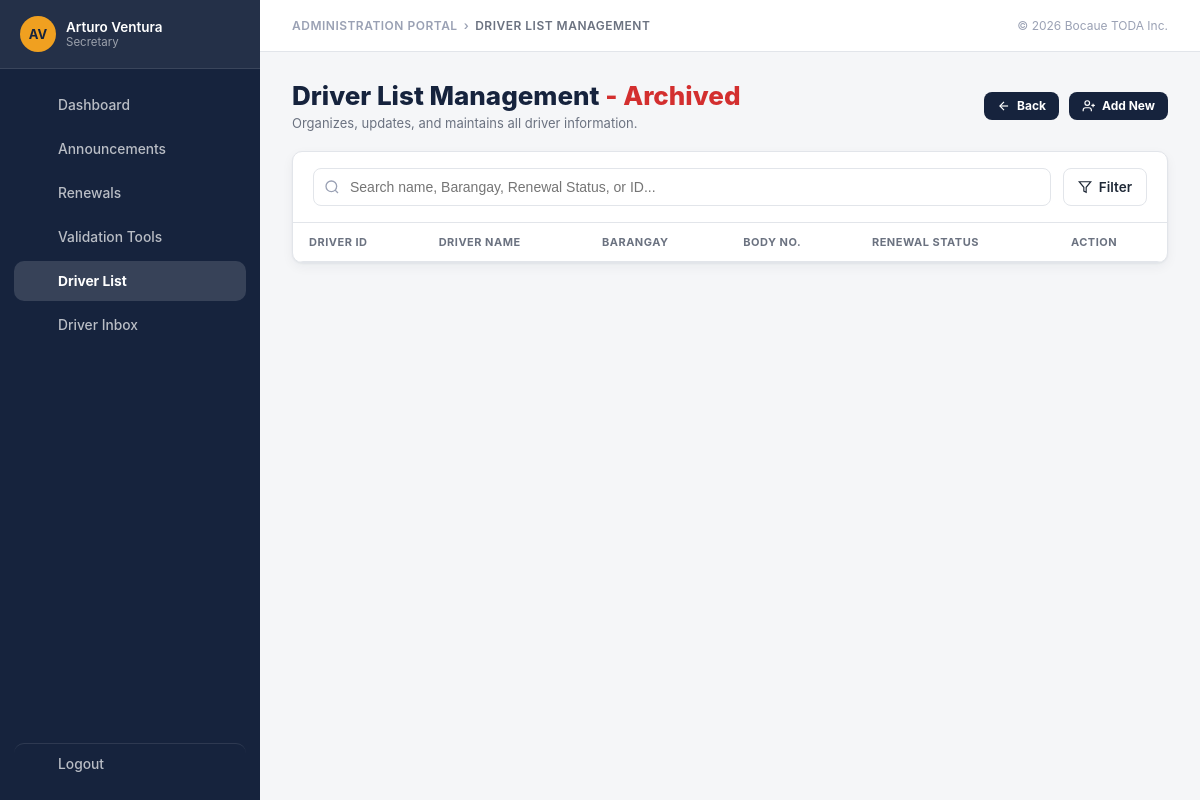
The page /Admin_BOFETODA/driver_list.php?view=archived (signed in) on the database its author committed.
### tables this page shows
CREATE TABLE IF NOT EXISTS officers (
    id              INT UNSIGNED AUTO_INCREMENT PRIMARY KEY,
    officer_id      VARCHAR(20)  NOT NULL UNIQUE,
    name            VARCHAR(100) NOT NULL,
    initials        VARCHAR(5)   NOT NULL,
    password        VARCHAR(255) NOT NULL,
    role            ENUM('president','secretary') NOT NULL,
    is_active       TINYINT(1)   NOT NULL DEFAULT 1,
    created_at      TIMESTAMP    NOT NULL DEFAULT CURRENT_TIMESTAMP,
    updated_at      TIMESTAMP    NOT NULL DEFAULT CURRENT_TIMESTAMP
                                   ON UPDATE CURRENT_TIMESTAMP
);

### Admin_BOFETODA/driver_list.php (the view, shortened to what this page needs)
<?php
require_once __DIR__ . '/config.php';
$officer   = current_officer();
$role      = $officer['role'] ?? 'secretary';
$canManage = in_array($role, ['president', 'secretary'], true);
$isArchived = (($_GET['view'] ?? 'active') === 'archived');
?>
<!DOCTYPE html>
<html lang="en">
<head>
</head>
<body>
<?php render_sidebar('driverlist'); ?>
<div class="main-col">
  <?php render_topbar('Administration Portal', 'Driver list Management', 'Organizes, updates, and maintains all driver information.'); ?>
  <div class="page">
    <div class="header-row">
      <div>
        <h2 class="page-title">
          Driver List Management
          <?php if ($isArchived): ?><span class="is-archived-tag">- Archived</span><?php endif; ?>
        </h2>
        <p class="page-subtitle">Organizes, updates, and maintains all driver information.</p>
      </div>
      <?php if ($canManage): ?>
      <div class="header-btns">
        <?php if ($isArchived): ?>
          <a class="btn btn-primary btn-sm" href="<?= BASE_URL ?>/driver_list.php">
            <svg width="14" height="14" viewBox="0 0 24 24" fill="none" stroke="currentColor" stroke-width="2"><path d="M19 12H5"/><path d="M12 19l-7-7 7-7"/></svg>
            Back
          </a>
        <?php endif; ?>
        <button type="button" class="btn btn-primary btn-sm" data-open-modal="add-driver-modal">
          <svg width="14" height="14" viewBox="0 0 24 24" fill="none" stroke="currentColor" stroke-width="2"><path d="M16 21v-2a4 4 0 0 0-4-4H6a4 4 0 0 0-4 4v2"/><circle cx="9" cy="7" r="4"/><line x1="19" y1="8" x2="19" y2="14"/><line x1="22" y1="11" x2="16" y2="11"/></svg>
          Add New
        </button>
      </div>
      <?php endif; ?>
    </div>
    <div class="card" style="overflow:visible;">
      <div class="filter-bar">
        <input type="search" placeholder="Search name, Barangay, Renewal Status, or ID..." id="drvSearch">
        <button type="button" class="btn-filter" id="filterToggleBtn">
          <svg width="14" height="14" viewBox="0 0 24 24" fill="none" stroke="currentColor" stroke-width="2"><polygon points="22 3 2 3 10 12.46 10 19 14 21 14 12.46 22 3"/></svg>
          Filter
        </button>
      </div>
      <div class="table-wrap drv-table-wrap">
        <table class="drv-table" id="driversTable">
          <thead>
            <tr>
              <th>Driver ID</th>
              <th>Driver Name</th>
              <th>Barangay</th>
              <th>Body No.</th>
              <th>Renewal Status</th>
              <?php if ($canManage): ?><th>Action</th><?php endif; ?>
            </tr>
          </thead>
        </table>
      </div>
    </div>
  </div>
</div>
</body>
</html>

### Admin_BOFETODA/config.php (shortened to what this page needs)
<?php
function current_officer() {
    $id = $_SESSION['officer_id'];
    $pdo = get_pdo();
    $stmt = $pdo->prepare('SELECT officer_id, name, initials, role, password FROM officers WHERE officer_id = :id AND is_active = 1');
    $stmt->execute(['id' => $id]);
    $row = $stmt->fetch();
    return [
        'id'       => $row['officer_id'],
        'name'     => $row['name'],
        'role'     => $row['role'],
        'initials' => $row['initials'],
        'password' => $row['password'],
    ];
}
function e($value) { return htmlspecialchars((string) $value, ENT_QUOTES, 'UTF-8'); }
?>
<?php
function nav_icon($name) {
    $icons = [
        'dashboard'   => '<rect x="3" y="3" width="7" height="9" rx="1.5"/><rect x="14" y="3" width="7" height="5" rx="1.5"/><rect x="14" y="12" width="7" height="9" rx="1.5"/><rect x="3" y="16" width="7" height="5" rx="1.5"/>',
        'megaphone'   => '<path d="M3 11l18-5v12L3 13v-2z"/><path d="M11.6 16.8a3 3 0 1 1-5.8-1.6"/>',
        'mail'        => '<rect x="3" y="5" width="18" height="14" rx="2"/><path d="M3 7l9 6 9-6"/>',
        'validate'    => '<path d="M21 12a9 9 0 1 1-3.5-7.1"/><path d="M21 3v6h-6"/><path d="M9 12l2 2 4-4"/>',
        'user'        => '<circle cx="12" cy="8" r="4"/><path d="M4 20c0-4 4-6 8-6s8 2 8 6"/>',
        'check'       => '<path d="M20 6L9 17l-5-5"/>',
        'chart'       => '<path d="M4 20V10"/><path d="M12 20V4"/><path d="M20 20v-7"/>',
        'message'     => '<path d="M21 15a2 2 0 0 1-2 2H7l-4 4V5a2 2 0 0 1 2-2h14a2 2 0 0 1 2 2z"/>',
        'logout'      => '<path d="M9 21H5a2 2 0 0 1-2-2V5a2 2 0 0 1 2-2h4"/><path d="M16 17l5-5-5-5"/><path d="M21 12H9"/>',
    ];
    $path = $icons[$name] ?? '';
    return '<svg viewBox="0 0 24 24" fill="none" stroke="currentColor" stroke-width="2" stroke-linecap="round" stroke-linejoin="round">' . $path . '</svg>';
}
function render_sidebar($active) {
    $officer = current_officer();
    $role = $officer['role'] ?? 'secretary';
    ?>
<aside class="sidebar">
 <div class="sidebar__inner">
  <button type="button" class="sidebar__officer" data-open-modal="profile-modal">
    <div class="sidebar__avatar"><?= e($officer['initials'] ?? '??') ?></div>
    <div>
      <div class="sidebar__officer-name"><?= e($officer['name'] ?? 'Officer') ?></div>
      <div class="sidebar__officer-role"><?= e($role) ?></div>
    </div>
  </button>
  <nav class="sidebar__nav">
    <a class="nav-link <?= $active === 'dashboard' ? 'is-active' : '' ?>" href="<?= BASE_URL ?>/dashboard.php"><span class="nav-link__icon"><?= nav_icon('dashboard') ?></span> Dashboard</a>
    <a class="nav-link <?= $active === 'general_announcements' ? 'is-active' : '' ?>" href="<?= BASE_URL ?>/manage_announcements.php"><span class="nav-link__icon"><?= nav_icon('megaphone') ?></span> Announcements</a>
    <a class="nav-link <?= $active === 'announcements' ? 'is-active' : '' ?>" href="<?= BASE_URL ?>/announcements.php"><span class="nav-link__icon"><?= nav_icon('mail') ?></span> Renewals</a>
    <?php if ($role === 'secretary'): ?>
      <a class="nav-link <?= $active === 'validation' ? 'is-active' : '' ?>" href="<?= BASE_URL ?>/validation_tools.php"><span class="nav-link__icon"><?= nav_icon('validate') ?></span> Validation Tools</a>
    <?php endif; ?>
    <a class="nav-link <?= $active === 'driverlist' ? 'is-active' : '' ?>" href="<?= BASE_URL ?>/driver_list.php"><span class="nav-link__icon"><?= nav_icon('user') ?></span> Driver List</a>
    <a class="nav-link <?= $active === 'driver_inbox' ? 'is-active' : '' ?>" href="<?= BASE_URL ?>/driver_inbox.php">
      <span class="nav-link__icon"><?= nav_icon('message') ?></span> Driver Inbox
    </a>
    <a class="nav-link nav-link--logout" href="#" data-open-modal="logout-modal"><span class="nav-link__icon"><?= nav_icon('logout') ?></span> Logout</a>
  </nav>
 </div>
</aside>
<?php
}
function render_topbar($crumb, $title, $sub) {
?>
  <div class="topbar">
    <div>
      <div class="topbar__crumb">
        <span class="topbar__crumb-link"><?= e($crumb) ?></span>
        <span class="topbar__crumb-sep">&rsaquo;</span>
        <span class="topbar__crumb-page"><?= e($title) ?></span>
      </div>
    </div>
    <div class="topbar__meta">&copy; <?= APP_YEAR ?> <?= e(APP_NAME) ?></div>
  </div>
<?php
}
?>

### Admin_BOFETODA/config.php (style rules this page uses)
:root { --navy:#16233d; --navy-light:#20325a; --navy-hover:#0f1a30; --gold:#f0a020; --gold-dark:#c9840f; --bg:#f5f6f8; --white:#ffffff; --border:#e2e5ea; --text:#1f2937; --text-muted:#6b7280; --green:#2e7d32; --green-bg:#e8f5e9; --orange:#b8860b; --orange-bg:#fff4e5; --red:#d32f2f; --red-bg:#fdecea; --gray-bg:#f3f4f6; --radius:10px; --sidebar-w:260px; --shadow-card:0 1px 2px rgba(22,35,61,.05), 0 4px 12px rgba(22,35,61,.05); }
* { box-sizing:border-box;margin:0;padding:0; }
html { min-height:100%; }
body { font-family:-apple-system,BlinkMacSystemFont,"Segoe UI",Roboto,Helvetica,Arial,sans-serif; background:var(--bg); color:var(--text); display:flex; min-height:100vh; }
a { color:inherit; }
button { font-family:inherit;cursor:pointer; }
.sidebar { width:var(--sidebar-w); flex-shrink:0; background:var(--navy); color:#fff; align-self:stretch; }
.sidebar__inner { display:flex; flex-direction:column; position:sticky; top:0; height:100vh; height:100dvh; }
.sidebar__officer { display:flex; align-items:center; gap:10px; width:100%; padding:16px 20px; border:none; border-bottom:1px solid rgba(255,255,255,.1); background:transparent; text-align:left; color:inherit; font-family:inherit; cursor:pointer; transition:background .15s ease; }
.sidebar__avatar { width:36px; height:36px; border-radius:50%; background:var(--gold); color:var(--navy); display:flex; align-items:center; justify-content:center; font-weight:700; font-size:13px; flex-shrink:0; }
.sidebar__officer-name { font-size:13.5px; font-weight:600; }
.sidebar__officer-role { font-size:11.5px; color:rgba(255,255,255,.55); text-transform:capitalize; }
.sidebar__nav { flex:1; padding:16px 14px; display:flex; flex-direction:column; gap:4px; overflow-y:auto; }
.nav-link { display:flex; align-items:center; gap:12px; padding:11px 14px; border-radius:10px; color:rgba(255,255,255,.7); text-decoration:none; font-size:13.8px; font-weight:500; transition:background .15s ease, color .15s ease; position:relative; }
.nav-link.is-active { background:rgba(255,255,255,.14); color:#fff; font-weight:700; }
.nav-link__icon { width:18px; height:18px; flex-shrink:0; display:inline-flex; align-items:center; justify-content:center; }
.nav-link__icon svg { width:100%; height:100%; }
.nav-link--logout { margin-top:auto; border-top:1px solid rgba(255,255,255,.1); padding-top:11px; }
.main-col { flex:1; min-width:0; display:flex; flex-direction:column; }
.topbar { display:flex; align-items:center; justify-content:space-between; padding:18px 32px; background:#fff; border-bottom:1px solid var(--border); flex-wrap:wrap; gap:12px; }
.topbar__crumb { font-size:12px; color:#9aa1b4; text-transform:uppercase; letter-spacing:.5px; font-weight:600; display:flex; align-items:center; gap:6px; }
.topbar__crumb-link { color:#9aa1b4; text-decoration:none; }
.topbar__crumb-sep { color:#9aa1b4; }
.topbar__crumb-page { color:var(--text-muted); }
.topbar__meta { text-align:right; font-size:12px; color:#9aa1b4; }
.page { padding:28px 32px 60px; }
.card { background:#fff; border:1px solid var(--border); border-radius:var(--radius); box-shadow:var(--shadow-card); margin-bottom:20px; }
.table-wrap { overflow-x:auto; }
.btn { display:inline-flex; align-items:center; justify-content:center; gap:6px; padding:10px 18px; border-radius:8px; border:1px solid transparent; font-size:13.5px; font-weight:700; text-decoration:none; line-height:1; transition:background .15s ease, border-color .15s ease, color .15s ease, transform .1s ease; }
.btn-primary { background:var(--navy); color:#fff; }
.btn-sm { padding:6px 12px; font-size:12px; }

### rows shown on the page
officers: initials "AV", name "Arturo Ventura", role "Secretary"

### other values the page prints
$crumb "ADMINISTRATION PORTAL"
$title "DRIVER LIST MANAGEMENT"
APP_YEAR "2026"
APP_NAME "Bocaue TODA Inc."
